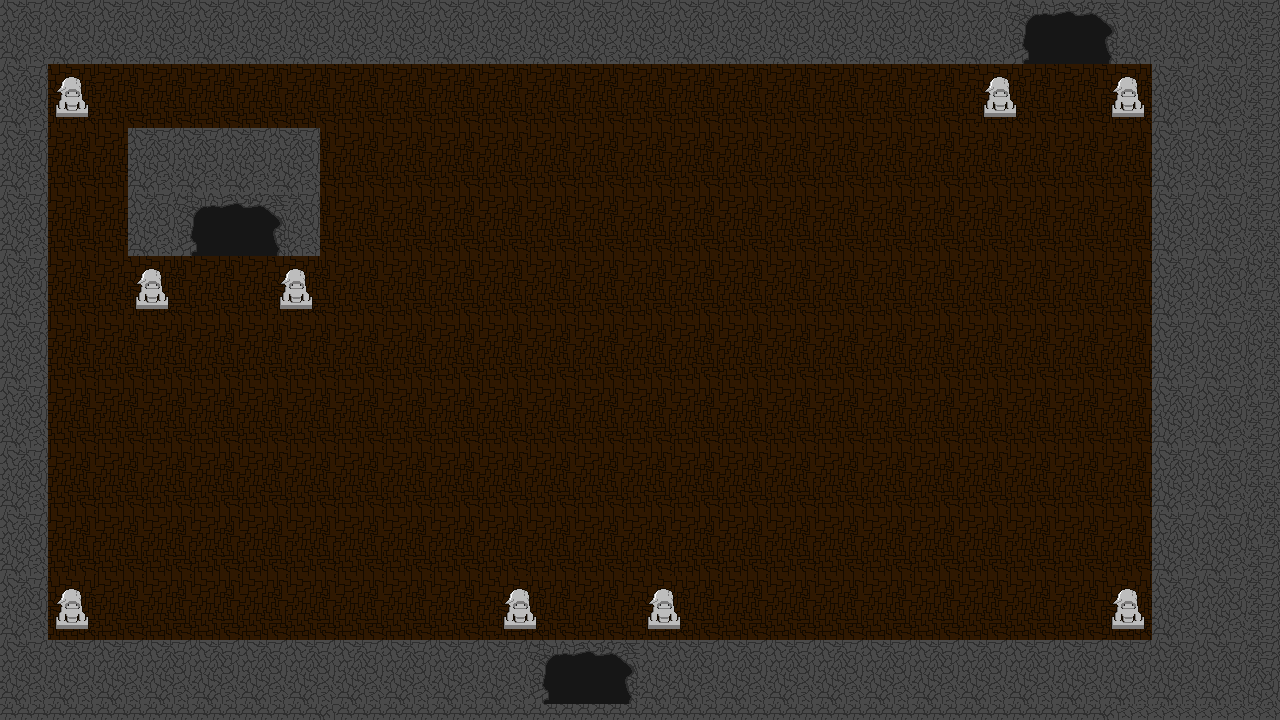

Rendered tile map (Tiled .tmx) drawn with the repository's tilesets; below, a short description and the map source with its tile grids summarised:
An orthogonal 80x45 tile map with 16x16 px tiles, 3 tile layers (terrain, zone, bloquant).

<map version="1.5" tiledversion="1.5.0" orientation="orthogonal" renderorder="right-down" width="80" height="45" tilewidth="16" tileheight="16" infinite="0" nextlayerid="6" nextobjectid="1">
 <editorsettings>
  <export target="../map_1.json" format="json" />
 </editorsettings>
 <tileset firstgid="1" name="tileset_placeholder_2" tilewidth="16" tileheight="16" tilecount="100" columns="25">
  <image source="../assets/tileset_placeholder.png" width="400" height="64" />
 </tileset>
 <layer id="2" name="terrain" width="80" height="45">
  <data>[3600 cells, 2484 non-empty, 12 distinct tile ids]</data>
 </layer>
 <layer id="4" name="zone" width="80" height="45">
  <data>[3600 cells, 84 non-empty, 28 distinct tile ids]</data>
 </layer>
 <layer id="5" name="bloquant" width="80" height="45">
  <data>[3600 cells, 1236 non-empty, 24 distinct tile ids]</data>
 </layer>
</map>